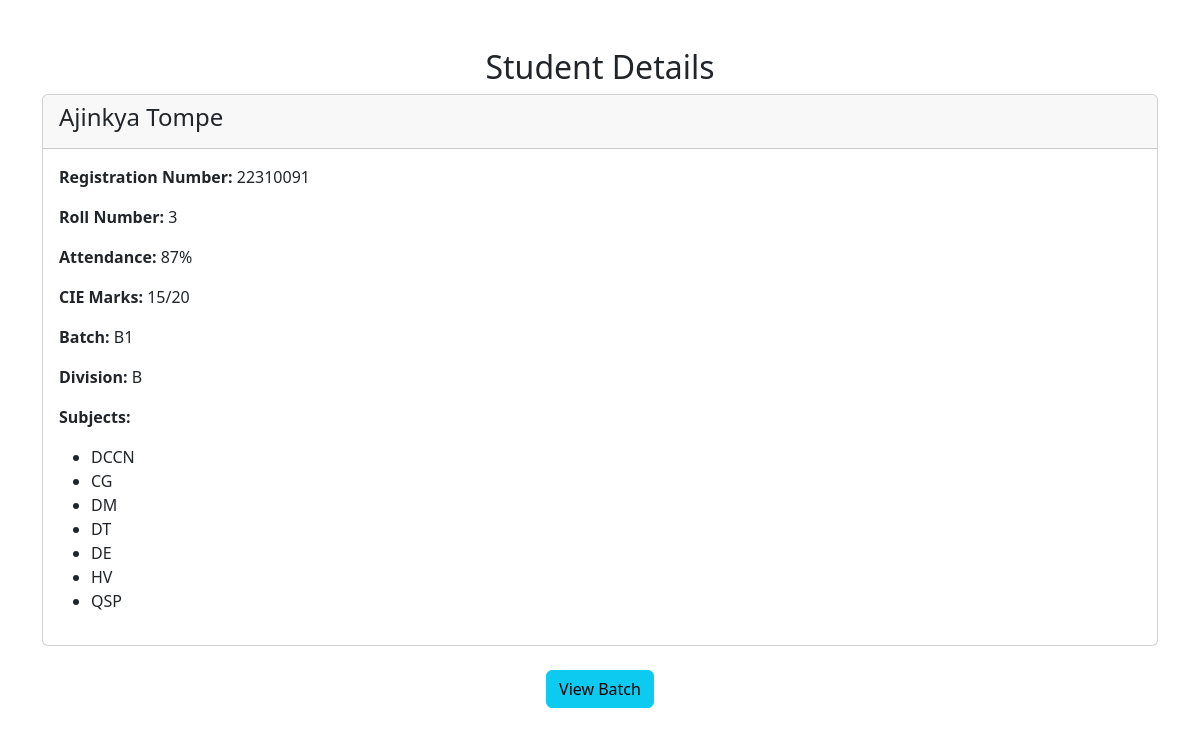
The page /view_student/22310091/ (signed in) on the database its author committed.
### login/models.py (models this page shows, shortened)
class Student(models.Model):
    user = models.OneToOneField(User, on_delete=models.CASCADE, null=True, blank=True)
    registration_number = models.CharField(max_length=20, unique=True, primary_key=True)
    roll_number = models.CharField(max_length=20, unique=True)
    attendance = models.IntegerField(default=0)
    cie_marks = models.IntegerField(default=0)
    first_name = models.CharField(max_length=50)
    last_name = models.CharField(max_length=50)
    batch = models.ForeignKey(Batch, on_delete=models.SET_NULL, null=True, blank=True)
    division = models.ForeignKey(Division, on_delete=models.SET_NULL, null=True, blank=True)
    subjects = models.ManyToManyField(Subject, blank=True)

class Batch(models.Model):
    name = models.CharField(max_length=10, unique=True, primary_key=True)
    division = models.ForeignKey(Division, on_delete=models.CASCADE)

class Division(models.Model):
    name = models.CharField(max_length=10, unique=True, primary_key=True)

class Subject(models.Model):
    subject_id = models.CharField(max_length=10, unique=True, primary_key=True)
    subject_name = models.CharField(max_length=50)

### login/views.py (the view)
# urls.py: path('view_student/<str:registration_number>/', views.view_student, name='view_student'),
@login_required
def view_student(request, registration_number):
    student = Student.objects.get(registration_number=registration_number)
    subjects = student.subjects.all()
    attendance = student.attendance
    cie_marks = student.cie_marks
    return render(request, 'view_student.html', {
        'student': student,
        'subjects': subjects,
        'attendance': attendance,
        'cie_marks': cie_marks
    })

### templates/view_student.html (shortened to what this page needs)
{% extends "base.html" %}
{% block body %}
<div class="container mt-5">
    <h2 class="text-center">Student Details</h2>
    <div class="card">
        <div class="card-header">
            <h4>{{ student.first_name }} {{ student.last_name }}</h4>
        </div>
        <div class="card-body">
            <p><strong>Registration Number:</strong> {{ student.registration_number }}</p>
            <p><strong>Roll Number:</strong> {{ student.roll_number }}</p>
            <p><strong>Attendance:</strong> {{ student.attendance }}%</p>
            <p><strong>CIE Marks:</strong> {{ student.cie_marks }}/20</p>
            <p><strong>Batch:</strong> {{ student.batch.name }}</p>
            <p><strong>Division:</strong> {{ student.division.name }}</p>
            <p><strong>Subjects:</strong></p>
            <ul>
                {% for subject in student.subjects.all %}
                    <li>{{ subject.subject_name }}</li>
                {% endfor %}
            </ul>
        </div>
    </div>
    <div class="text-center mt-4">
        <a href="{% url 'show_batch_data' %}" class="btn btn-info">View Batch</a>
    </div>
</div>
{% endblock body %}

### rows shown on the page
Student: first_name "Ajinkya", last_name "Tompe", registration_number "22310091", roll_number "3", attendance "87", cie_marks "15", batch.name "B1", division.name "B"
Subject: subject_name "DCCN"
Subject: subject_name "CG"
Subject: subject_name "DM"
Subject: subject_name "DT"
Subject: subject_name "DE"
Subject: subject_name "HV"
Subject: subject_name "QSP"
